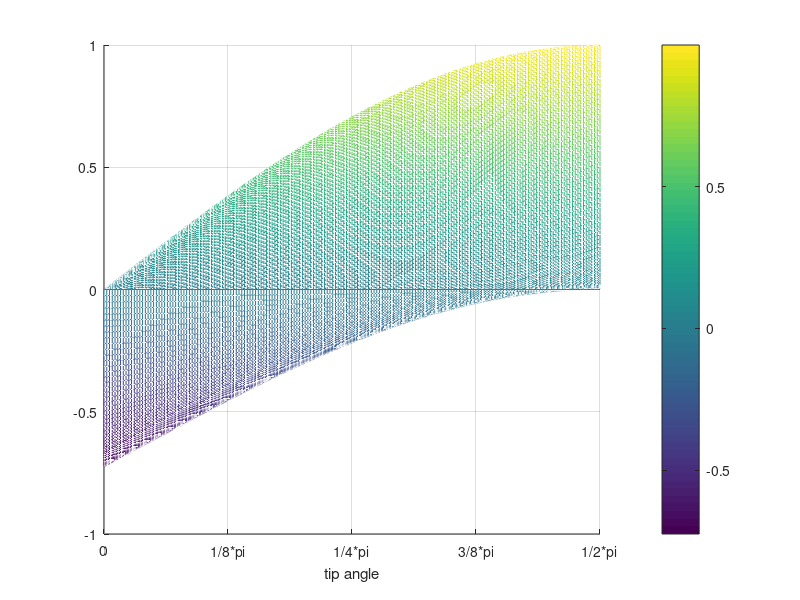

Recreate this plot in MATLAB.
function [st_r, angle, vv] = sigStrength(viewpoint, MODE, angle)

switch nargin
    case {0, 1}  % MODE: 0
        viewpoint = [1, 0, 0];
        MODE = int16(0);
        angle = (0:0.5:90)/180 * pi;
        vv = (0:0.05:(4*pi))'+eps;

    case 2  % MODE: mod(MODE, 2)
        MODE = mod(int16(MODE), 2);
        
        switch MODE
            case 0
                angle = (0:0.5:90)/180 * pi;
                vv = (0:0.05:(4*pi))'+eps;
                
            case 1
                viewpoint = [0, 0, 1];
                angle = 90/180 * pi;
                vv_range = (0:0.05:(4*pi))'+eps;
                gRatio = (0:0.05:(4*pi))+eps;
                
                vv = vv_range * gRatio;
                
        end
        
    case 3
        MODE = mod(int16(MODE), 2);
        
        switch MODE
            case 0
                vv = (0:0.05:(4*pi))'+eps;
                
            case 1
                viewpoint = [0, 0, 1];
                vv_range = (0:0.05:(4*pi))'+eps;
                gRatio = (0:0.05:(4*pi))+eps;
                
                vv = vv_range * gRatio;
        end
end

mz = sin(vv)./vv;
mxy = (1-cos(vv))./vv;

st = abs(mz * sin(angle) + mxy*cos(angle));
ref = st(1, :);
ref = ones(size(vv,1), 1) * ref;
st_r = st - ref;

figure(99)

switch MODE
    case 0
        [XX, YY] = meshgrid(angle, vv);
        mesh(XX, YY, -st_r);
        axis([0, pi/2, 0, 4*pi, -1, 1]);
        grid on; colorbar;

        set(gca, 'YTick', 0:pi/2:4*pi); ylabel('velocity');
        set(gca,'YTickLabel',{'0','1/2*pi','pi','3/2*pi','2pi', '5/2*pi', '3pi', '7/2*pi', '4pi'});
        set(gca, 'XTick', 0:pi/8:pi/2); xlabel('tip angle');
        set(gca,'XTickLabel',{'0','1/8*pi','1/4*pi','3/8*pi','1/2*pi'});
        
    case 1
        [XX, YY] = meshgrid(gRatio, vv_range);
        mesh(XX, YY, -st_r);
        axis([0, 4*3.1416, 0, 4*pi, 0, 1]);
        grid on; colorbar;

        set(gca, 'YTick', 0:pi/2:4*pi); ylabel('velocity');
        set(gca,'YTickLabel',{'0','1/2','1','3/2','2', '5/2', '3', '7/2', '4'});
        xlabel('gRatio');
end

view(viewpoint);

end
